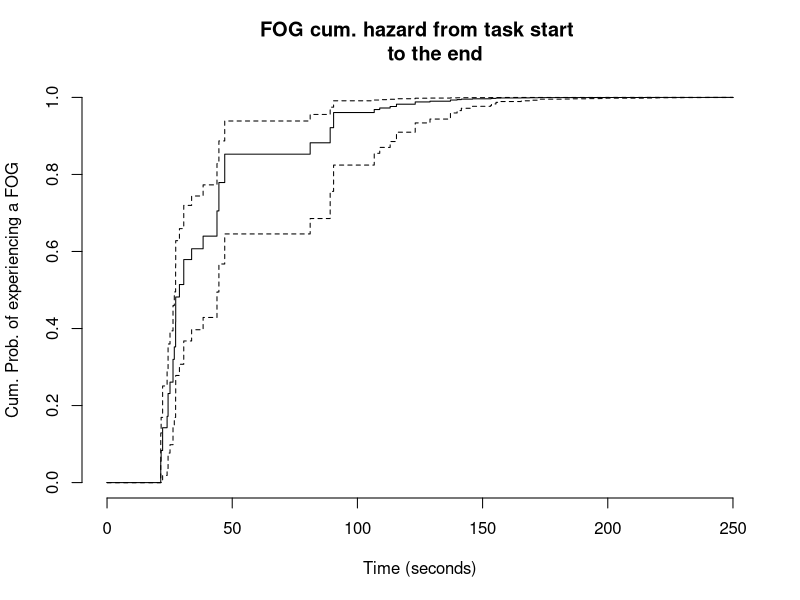

The R script that drew this image:
## ---- chunk 1
knitr::opts_chunk$set(echo = FALSE)
## ---- chunk 2
rm(list=ls())
## ---- chunk 3
library(tidyverse)
library(survival)
library(broom)
## ---- chunk 4
# load data from kaggle 
# from CLI kaggle competitions download -c tlvmc-parkinsons-freezing-gait-prediction 
events <- read_csv("events.csv")
subjects <- read_csv("subjects.csv")
tasks <- read_csv("tasks.csv")
#daily_meta <- read_csv("daily_metadata.csv")
defog_meta <- read_csv("defog_metadata.csv")
#tdcsfog_meta <- read_csv("tdcsfog_metadata.csv")
## ---- chunk 5
subjects$Visit=NULL 
## ---- chunk 6
  fog <- inner_join(events,tasks,by="Id") %>% 
  inner_join(defog_meta,by ="Id")  %>% 
  inner_join(subjects,by = "Subject") 
rm(events,tasks,defog_meta,subjects)
## ---- chunk 7
fog <- fog %>% filter(Begin > 0 & End > 0, End >= Completion,Begin < Init ) 

attach(fog)
# events duration
fog["eventsDuration"] <- Completion - Init


# task duration
fog["tasksDuration"] <- End - Begin

# attach fog 
detach(fog)
attach(fog)

## ---- chunk 8
round(mean(is.na(Kinetic)),2)
## ---- chunk 9
fog <- fog %>% 
    filter(!is.na(Kinetic))
cat("\n new table dimension\n")
dim(fog)
## ---- chunk 10
head(fog,3)
## ---- chunk 11
proportion_kinetic <- prop.table(table(Kinetic)) %>% round(2)
## ---- chunk 12
summary(Age)
## ---- chunk 13
(sex_prop_table <- prop.table(table(Sex)) %>% round(2))
## ---- chunk 14
unique(Task)
## ---- chunk 15
length(unique(Visit))
## ---- chunk 16
round(prop.table(table(Visit)),2)
## ---- chunk 17
100*round(prop.table(table(Medication)),4)
## ---- chunk 18
#par(mfrow = c(1,2))
#fit task duration 
#fit_tti <- survfit(Surv(Begin,Init, Kinetic) ~ 1, data = fog)

# fit from begin to end
fit_tte <- survfit(Surv(Begin,End, Kinetic) ~ 1, data = fog)

## ---- chunk 19
# plot fit2
plot(fit_tte,
     fun ="F",
     xlim =c(0,250),
      xlab = "Time (seconds)",
     ylab = "Cum. Prob. of experiencing a FOG", 
     main ="FOG cum. hazard from task start 
     to the end",
     frame = F)
## ---- chunk 20
fit_tte
## ---- chunk 21
# fit
fit_sex <- coxph(Surv(Begin,End, Kinetic) ~ factor(Sex), data = fog)

# summary fit 
p <- round(tidy(fit_sex)$p.value,2)
## ---- chunk 22
fit_Med <- coxph(Surv(Begin,End, Kinetic) ~ factor(Medication), data = fog)

# summary fit_medication
p <- round(tidy(fit_Med)$p.value,2)
## ---- chunk 23
fit_task <- coxph(Surv(Begin,End, Kinetic) ~ factor(Task), data = fog)

# summary type 
tidy(fit_task) |> 
  filter(p.value <= 0.05) |>
  select(term, estimate,p.value)
## ---- chunk 24
fit_type <- coxph(Surv(Begin,End, Kinetic) ~ factor(Type), data = fog)

# summary fit_type 
tidy(fit_type) |> 
  filter(p.value > 0.05) |>
  select(term, estimate,p.value)
## ---- chunk 25
fit_visit <- coxph(Surv(Begin,End, Kinetic) ~ factor(Visit), data = fog)

# summary fit_type
tidy(fit_visit) |> 
  filter(p.value <= 0.05) |>
  select(term, estimate,p.value)
## ---- chunk 26
fit_YSDx<- coxph(Surv(Begin,End, Kinetic) ~ YearsSinceDx,
                 data = fog)
p <- tidy(fit_YSDx)$p.value
## ---- chunk 27
fit_mult<- coxph(Surv(Begin,End, Kinetic) ~ (Sex + Age +  Medication  +
                                               Visit + YearsSinceDx),
                 data = fog)
tidy(fit_mult) %>% 
  filter(p.value <= 0.05)
